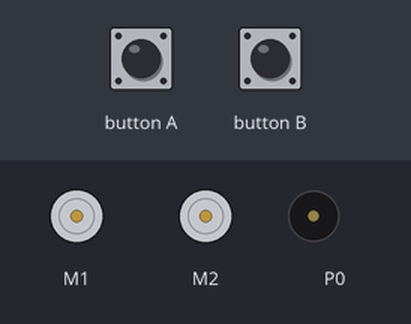
A program run on a simulated BBC micro:bit (MakeCode). Parts: 2 × DC motor (green arrow = forward, orange = backward, longer = faster), buzzer (waves = sounding). The test bench sets the inputs (shaded band).

Above: at 1.2 s.
1.3 s: button A pressed for 0.15 s
At 1.8 s:
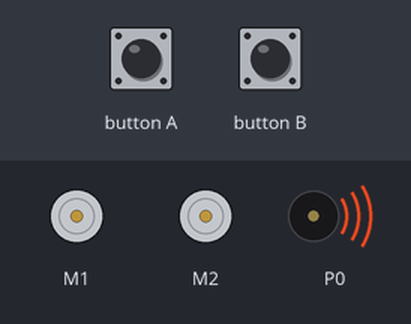
At 2.3 s:
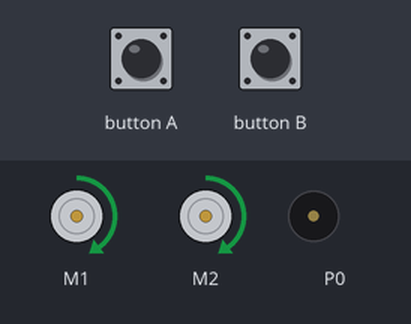
4.3 s: button B pressed for 0.15 s
At 4.93 s:
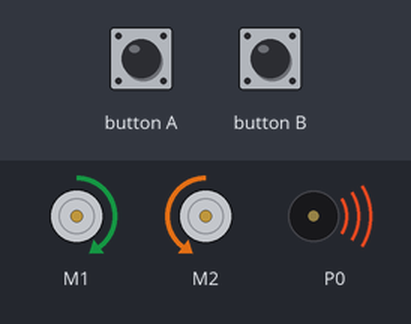
Timing chart, 0 to 7.3 s (numbered marks = the images above; inputs shaded):
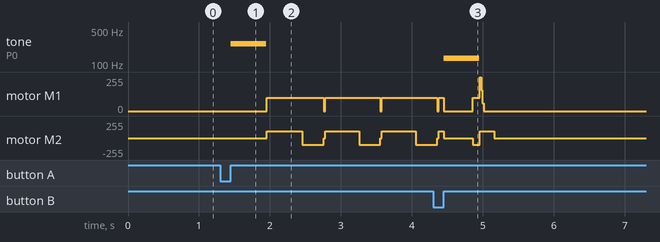

Measured:
- after the input at 1.3 s, tone on P0: silent → 262 Hz after 0.15 s, → silent 0.50 s later; motor M1: stopped → forward 100/255 after 0.66 s; motor M2: alternates forward 100/255 for 0.50 s and backward 100/255 for 0.30 s, starting after 0.66 s
- after the input at 4.3 s, tone on P0: silent → 131 Hz after 0.15 s, → silent 0.50 s later

The program:

main.ts
```typescript
let angle = 0
input.onButtonPressed(Button.A, function () {
    maqueen.motorStop(maqueen.Motors.All)
    music.playTone(262, music.beat(BeatFraction.Whole))
    for (let index = 0; index < 4; index++) {
        maqueen.motorRun(maqueen.Motors.All, maqueen.Dir.CW, 100)
        basic.pause(500)
        turn()
    }
})
function turn () {
    maqueen.motorRun(maqueen.Motors.M1, maqueen.Dir.CW, 100)
    maqueen.motorRun(maqueen.Motors.M2, maqueen.Dir.CCW, 100)
    basic.pause(200)
    basic.pause(100)
    maqueen.motorStop(maqueen.Motors.All)
}
input.onButtonPressed(Button.B, function () {
    maqueen.motorStop(maqueen.Motors.All)
    angle = 255
    music.playTone(131, music.beat(BeatFraction.Whole))
    maqueen.motorRun(maqueen.Motors.M2, maqueen.Dir.CW, 100)
    for (let index = 0; index < 255; index++) {
        angle += -1
        maqueen.motorRun(maqueen.Motors.M1, maqueen.Dir.CW, angle)
    }
})
```

test.ts
```typescript
// Hier kann man Tests durchführen; diese Datei wird nicht kompiliert, wenn dieses Paket als Erweiterung verwendet wird.
```
